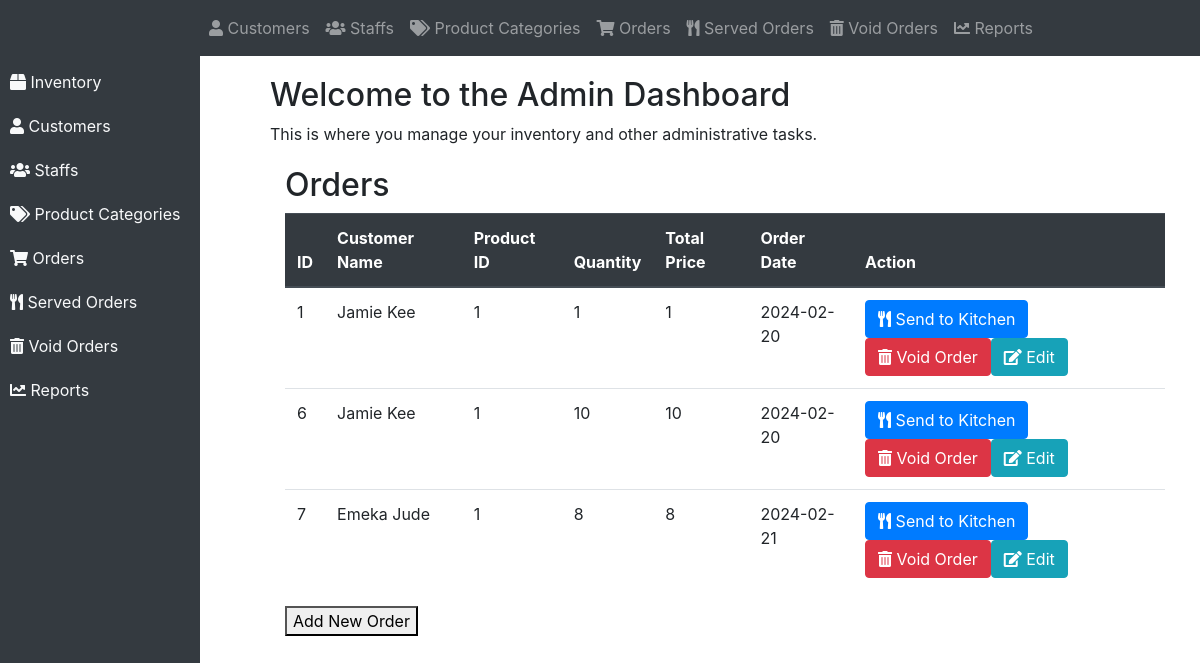
/HCF/order.php, run on the app's committed database.
### tables this page shows
CREATE TABLE `order` (
  `order_id` int(11) NOT NULL,
  `product_id` int(11) NOT NULL,
  `customer_id` int(11) NOT NULL,
  `quantity` int(11) NOT NULL,
  `total_price` int(11) NOT NULL,
  `order_date` date NOT NULL,
  `order_time` time NOT NULL
);

CREATE TABLE `customer` (
  `customer_id` int(11) NOT NULL,
  `customer_name` varchar(225) NOT NULL,
  `email` varchar(255) NOT NULL,
  `phone_no` int(11) NOT NULL,
  `address` varchar(255) NOT NULL
);

### HCF/order.php (the view, shortened to what this page needs)
<!DOCTYPE html>
<html lang="en">
<head>
    <link rel="stylesheet" href="https://stackpath.bootstrapcdn.com/bootstrap/4.5.2/css/bootstrap.min.css">
    <link rel="stylesheet" href="https://cdnjs.cloudflare.com/ajax/libs/font-awesome/5.15.4/css/all.min.css">
</head>
<body>
<nav class="navbar navbar-expand-lg navbar-dark bg-dark">
    <a class="navbar-brand" href="#">Admin Dashboard</a>
    <div class="collapse navbar-collapse" id="navbarNav">
        <ul class="navbar-nav">
            <li class="nav-item">
                <a class="nav-link" href="#"><i class="fas fa-user"></i> Customers</a>
            </li>
            <li class="nav-item">
                <a class="nav-link" href="#"><i class="fas fa-users"></i> Staffs</a>
            </li>
            <li class="nav-item">
                <a class="nav-link" href="#"><i class="fas fa-tags"></i> Product Categories</a>
            </li>
            <li class="nav-item">
                <a class="nav-link" href="#"><i class="fas fa-shopping-cart"></i> Orders</a>
            </li>
            <li class="nav-item">
                <a class="nav-link" href="#"><i class="fas fa-utensils"></i> Served Orders</a>
            </li>
            <li class="nav-item">
                <a class="nav-link" href="#"><i class="fas fa-trash-alt"></i> Void Orders</a>
            </li>
            <li class="nav-item">
                <a class="nav-link" href="#"><i class="fas fa-chart-line"></i> Reports</a>
            </li>
        </ul>
    </div>
</nav>
<div class="sidebar">
    <a href="http://localhost/HCF/product.php"><i class="fas fa-box"></i> Inventory</a>
    <a href="http://localhost/HCF/customer.php"><i class="fas fa-user"></i> Customers</a>
    <a href="http://localhost/HCF/staffs.php"><i class="fas fa-users"></i> Staffs</a>
    <a href="http://localhost/HCF/category.php"><i class="fas fa-tags"></i> Product Categories</a>
    <a href="http://localhost/HCF/order.php"><i class="fas fa-shopping-cart"></i> Orders</a>
    <a href="http://localhost/HCF/served_order.php"><i class="fas fa-utensils"></i> Served Orders</a>
    <a href="http://localhost/HCF/void_order.php"><i class="fas fa-trash-alt"></i> Void Orders</a>
    <a href="http://localhost/HCF/report.php"><i class="fas fa-chart-line"></i> Reports</a>
</div>
<div class="content">
    <h2>Welcome to the Admin Dashboard</h2>
    <p>This is where you manage your inventory and other administrative tasks.</p>
    <div class="container">
<?php
include("connect.php");
$order_query = "SELECT o.order_id, c.customer_name, o.product_id, o.quantity, o.total_price, o.order_date
                FROM `order` o
                JOIN customer c ON o.customer_id = c.customer_id";
$order_result = $conn->query($order_query);
if ($order_result->num_rows > 0)
echo "<h2>Orders</h2>";
echo "<table class='table'>";
echo "<thead class='thead-dark'>";
echo "<tr>";
echo "<th>ID</th><th>Customer Name</th><th>Product ID</th><th>Quantity</th><th>Total Price</th><th>Order Date</th><th>Action</th>";
echo "</tr>";
echo "</thead>";
echo "<tbody>";
while ($row = $order_result->fetch_assoc()) {
    echo "<tr>";
    echo "<td>" . $row["order_id"] . "</td>";
    echo "<td>" . $row["customer_name"] . "</td>";
    echo "<td>" . $row["product_id"] . "</td>";
    echo "<td>" . $row["quantity"] . "</td>";
    echo "<td>" . $row["total_price"] . "</td>";
    echo "<td>" . $row["order_date"] . "</td>";
    echo "<td>";
    echo "<button class='btn btn-primary' onclick='sendToKitchen(" . $row["order_id"] . ")'><i class='fas fa-utensils'></i> Send to Kitchen</button>";
    echo "<button class='btn btn-danger' onclick='voidOrder(" . $row["order_id"] . ")'><i class='fas fa-trash-alt'></i> Void Order</button>";
    echo "<a class='btn btn-info' href='edit_order.php?order_id=" . $row["order_id"] . "'><i class='fas fa-edit'></i> Edit</a>";
    echo "</td>";
    echo "</tr>";
}
echo "</tbody>";
echo "</table>";
?>
<button onclick="showForm()">Add New Order</button>

### HCF/order.php (style rules this page uses)
.sidebar { height: 100%; width: 200px; position: fixed; top: 0; left: 0; background-color: #343a40; padding-top: 60px; }
.sidebar a { padding: 10px; text-decoration: none; color: #f8f9fa; display: block; transition: font-size 0.3s; }
.content { margin-left: 250px; padding: 20px; }
.container { margin-top: 20px; }

### data on the page
order: order_id "1", customer.customer_name "Jamie Kee", product "1", quantity "1", total_price "1", order_date "2024-02-20"
order: order_id "6", customer.customer_name "Jamie Kee", product "1", quantity "10", total_price "10", order_date "2024-02-20"
order: order_id "7", customer.customer_name "Emeka Jude", product "1", quantity "8", total_price "8", order_date "2024-02-21"
